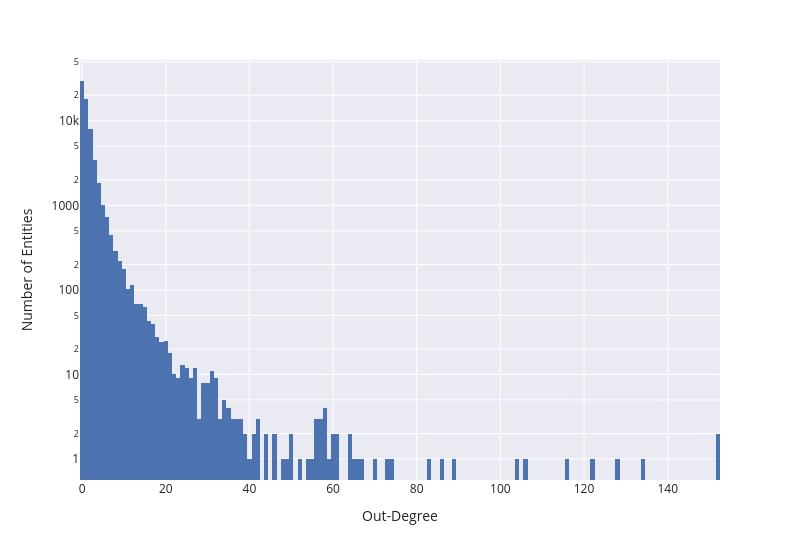

Write notebook code for a chart like this one.
### Markdown cell above
- Out Degree

### Code cell
fig = px.histogram(
    data_frame = node_level,
    x = "out-degree",
    width = 800,
    log_y=True
)
fig.update_layout(xaxis_title = "Out-Degree", yaxis_title = "Number of Entities")
save_fig(fig, 'out_degree_distribution.pdf')
show(fig)

### Figure 1 — Plotly figure (JSON) as saved in the notebook; plotly's stock layout.template omitted (floating-point values rounded to 4 significant figures; data arrays with more than 128 entries replaced by an {"elided": "..."} marker saying what was removed)
{"data": [{"bingroup": "x", "hovertemplate": "out-degree=%{x}<br>count=%{y}<extra></extra>", "legendgroup": "", "marker": {"color": "rgb(76,114,176)", "pattern": {"shape": ""}}, "name": "", "orientation": "v", "showlegend": false, "type": "histogram", "x": {"elided": "64553 int values"}, "xaxis": "x", "yaxis": "y"}], "layout": {"barmode": "relative", "font": {"size": 12}, "legend": {"tracegroupgap": 0}, "margin": {"t": 60}, "width": 800, "xaxis": {"anchor": "y", "domain": [0, 1], "title": {"text": "Out-Degree"}}, "yaxis": {"anchor": "x", "domain": [0, 1], "title": {"text": "Number of Entities"}, "type": "log"}}}
